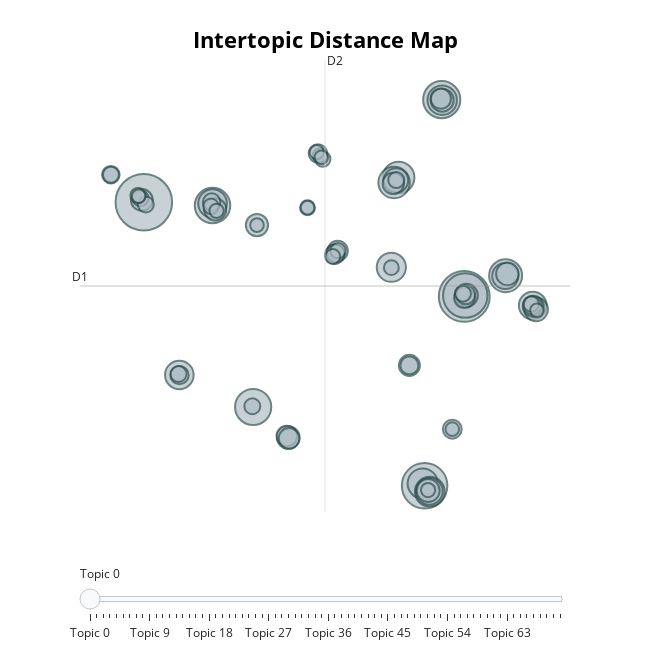

The notebook cell this image was saved under:
### Markdown cell above
### Tester plus

### Code cell
# Optional: visualize
fig_topic_distance_map = topic_model.visualize_topics()
fig_topic_distance_map
